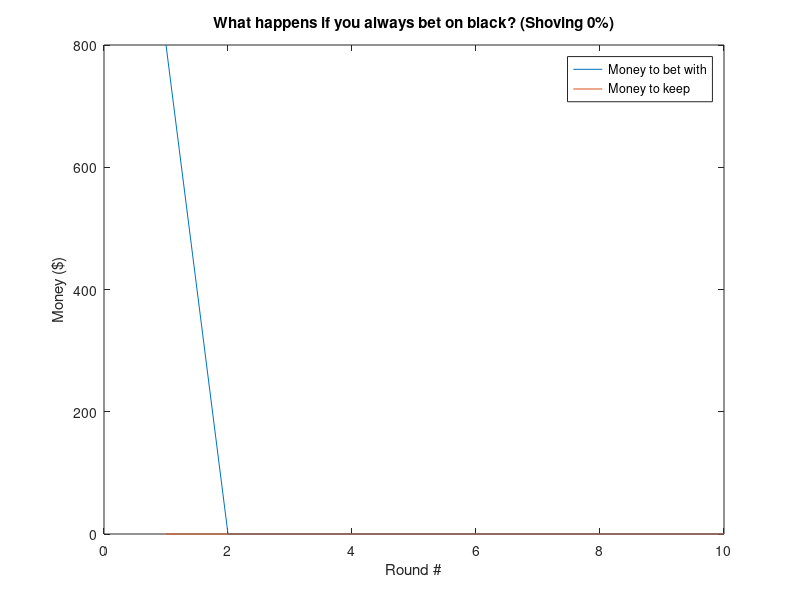

Recreate this plot in MATLAB.
% Casino algorithm - Ian Gelman
% pull out game when lol?

iter = 10;                                             % Playing 100 rounds
start_bread = 800;                                      % Starting with $800
shove_pct = 0;                                          % Pctage of current money you 
                                                        % take home every round

pocket_bread = zeros(1,iter);                           % Money you currently have

pocket_bread(1) = start_bread - (start_bread*shove_pct);  % Init pocket bread
takehome_bread = zeros(1,iter);                         % Money you are taking home
takehome_bread(1) = start_bread - pocket_bread(1);        % Init takehome bread
the_game = rand(1,iter)-.5;                             % 2 to 1 odds

for i = 1:iter-1
    if the_game(i) < 0  % if you lose, take the shove percentage from your stash,      
        pocket_bread(i+1) = (1-shove_pct)*takehome_bread(i); %stay in the game, and deduct it from your takehome
        takehome_bread(i+1) = takehome_bread(i)-((1-shove_pct)*takehome_bread(i));                                                
    else % payout 1:1, and keep going.
        pocket_bread(i+1) = (2*pocket_bread(i))*(1-shove_pct);
        takehome_bread(i+1) = takehome_bread(i)+(shove_pct*2*pocket_bread(i));
    end
    if takehome_bread(i+1) <= 1 % if you're taking home less than a dollar
        disp('you lost all your money')
        break;
    end
end

plot(pocket_bread)
hold on
plot(takehome_bread)
hold off
title('What happens if you always bet on black? (Shoving 0%)')
xlabel('Round #')
ylabel('Money ($)')
legend('Money to bet with', 'Money to keep')